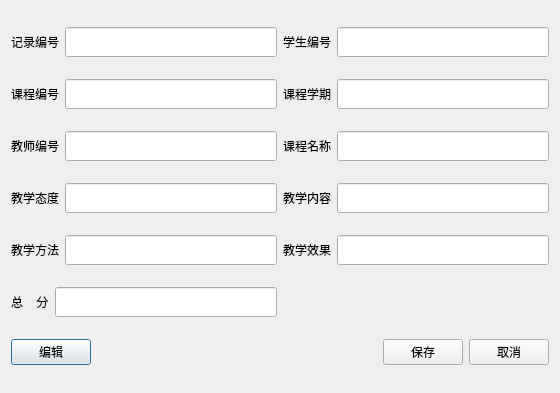
<?xml version="1.0" encoding="UTF-8"?>
<ui version="4.0">
 <class>AdminDialog4</class>
 <widget class="QDialog" name="AdminDialog4">
  <property name="geometry">
   <rect>
    <x>0</x>
    <y>0</y>
    <width>560</width>
    <height>393</height>
   </rect>
  </property>
  <property name="windowTitle">
   <string>评教管理对话框</string>
  </property>
  <layout class="QGridLayout" name="gridLayout">
   <item row="0" column="0">
    <layout class="QHBoxLayout" name="horizontalLayout">
     <item>
      <widget class="QLabel" name="labelEvaluateId">
       <property name="text">
        <string>记录编号</string>
       </property>
      </widget>
     </item>
     <item>
      <widget class="QLineEdit" name="lineEditEvaluateId">
       <property name="minimumSize">
        <size>
         <width>0</width>
         <height>30</height>
        </size>
       </property>
      </widget>
     </item>
    </layout>
   </item>
   <item row="0" column="1">
    <layout class="QHBoxLayout" name="horizontalLayout_2">
     <item>
      <widget class="QLabel" name="labelStudentId">
       <property name="text">
        <string>学生编号</string>
       </property>
      </widget>
     </item>
     <item>
      <widget class="QLineEdit" name="lineEditStudentId">
       <property name="minimumSize">
        <size>
         <width>0</width>
         <height>30</height>
        </size>
       </property>
      </widget>
     </item>
    </layout>
   </item>
   <item row="1" column="0">
    <layout class="QHBoxLayout" name="horizontalLayout_3">
     <item>
      <widget class="QLabel" name="labelCourseId">
       <property name="text">
        <string>课程编号</string>
       </property>
      </widget>
     </item>
     <item>
      <widget class="QLineEdit" name="lineEditCourseId">
       <property name="minimumSize">
        <size>
         <width>0</width>
         <height>30</height>
        </size>
       </property>
      </widget>
     </item>
    </layout>
   </item>
   <item row="1" column="1">
    <layout class="QHBoxLayout" name="horizontalLayout_4">
     <item>
      <widget class="QLabel" name="labelCourseTerm">
       <property name="text">
        <string>课程学期</string>
       </property>
      </widget>
     </item>
     <item>
      <widget class="QLineEdit" name="lineEditCourseTerm">
       <property name="minimumSize">
        <size>
         <width>0</width>
         <height>30</height>
        </size>
       </property>
      </widget>
     </item>
    </layout>
   </item>
   <item row="2" column="0">
    <layout class="QHBoxLayout" name="horizontalLayout_11">
     <item>
      <widget class="QLabel" name="labelTeacherId">
       <property name="text">
        <string>教师编号</string>
       </property>
      </widget>
     </item>
     <item>
      <widget class="QLineEdit" name="lineEditTeacherId">
       <property name="minimumSize">
        <size>
         <width>0</width>
         <height>30</height>
        </size>
       </property>
      </widget>
     </item>
    </layout>
   </item>
   <item row="2" column="1">
    <layout class="QHBoxLayout" name="horizontalLayout_5">
     <item>
      <widget class="QLabel" name="labelCourseName">
       <property name="text">
        <string>课程名称</string>
       </property>
      </widget>
     </item>
     <item>
      <widget class="QLineEdit" name="lineEditCourseName">
       <property name="minimumSize">
        <size>
         <width>0</width>
         <height>30</height>
        </size>
       </property>
      </widget>
     </item>
    </layout>
   </item>
   <item row="3" column="0">
    <layout class="QHBoxLayout" name="horizontalLayout_6">
     <item>
      <widget class="QLabel" name="labelStatus">
       <property name="text">
        <string>教学态度</string>
       </property>
      </widget>
     </item>
     <item>
      <widget class="QLineEdit" name="lineEditStatus">
       <property name="minimumSize">
        <size>
         <width>0</width>
         <height>30</height>
        </size>
       </property>
      </widget>
     </item>
    </layout>
   </item>
   <item row="3" column="1">
    <layout class="QHBoxLayout" name="horizontalLayout_7">
     <item>
      <widget class="QLabel" name="labelContent">
       <property name="text">
        <string>教学内容</string>
       </property>
      </widget>
     </item>
     <item>
      <widget class="QLineEdit" name="lineEditContent">
       <property name="minimumSize">
        <size>
         <width>0</width>
         <height>30</height>
        </size>
       </property>
      </widget>
     </item>
    </layout>
   </item>
   <item row="4" column="0">
    <layout class="QHBoxLayout" name="horizontalLayout_8">
     <item>
      <widget class="QLabel" name="labelMethod">
       <property name="text">
        <string>教学方法</string>
       </property>
      </widget>
     </item>
     <item>
      <widget class="QLineEdit" name="lineEditMethod">
       <property name="minimumSize">
        <size>
         <width>0</width>
         <height>30</height>
        </size>
       </property>
      </widget>
     </item>
    </layout>
   </item>
   <item row="4" column="1">
    <layout class="QHBoxLayout" name="horizontalLayout_9">
     <item>
      <widget class="QLabel" name="labelEffect">
       <property name="text">
        <string>教学效果</string>
       </property>
      </widget>
     </item>
     <item>
      <widget class="QLineEdit" name="lineEditEffect">
       <property name="minimumSize">
        <size>
         <width>0</width>
         <height>30</height>
        </size>
       </property>
      </widget>
     </item>
    </layout>
   </item>
   <item row="5" column="0">
    <layout class="QHBoxLayout" name="horizontalLayout_10">
     <item>
      <widget class="QLabel" name="labelSumScore">
       <property name="text">
        <string>总    分</string>
       </property>
      </widget>
     </item>
     <item>
      <widget class="QLineEdit" name="lineEditSumScore">
       <property name="minimumSize">
        <size>
         <width>0</width>
         <height>30</height>
        </size>
       </property>
      </widget>
     </item>
    </layout>
   </item>
   <item row="6" column="0" colspan="2">
    <layout class="QHBoxLayout" name="horizontalLayout_12">
     <item>
      <widget class="QPushButton" name="pushButtonEdit">
       <property name="text">
        <string>编辑</string>
       </property>
      </widget>
     </item>
     <item>
      <spacer name="horizontalSpacer">
       <property name="orientation">
        <enum>Qt::Horizontal</enum>
       </property>
       <property name="sizeHint" stdset="0">
        <size>
         <width>40</width>
         <height>20</height>
        </size>
       </property>
      </spacer>
     </item>
     <item>
      <widget class="QPushButton" name="pushButtonSave">
       <property name="text">
        <string>保存</string>
       </property>
      </widget>
     </item>
     <item>
      <widget class="QPushButton" name="pushButtonCancle">
       <property name="text">
        <string>取消</string>
       </property>
      </widget>
     </item>
    </layout>
   </item>
  </layout>
 </widget>
 <resources/>
 <connections>
  <connection>
   <sender>pushButtonCancle</sender>
   <signal>clicked()</signal>
   <receiver>AdminDialog4</receiver>
   <slot>close()</slot>
   <hints>
    <hint type="sourcelabel">
     <x>409</x>
     <y>255</y>
    </hint>
    <hint type="destinationlabel">
     <x>229</x>
     <y>140</y>
    </hint>
   </hints>
  </connection>
 </connections>
</ui>
